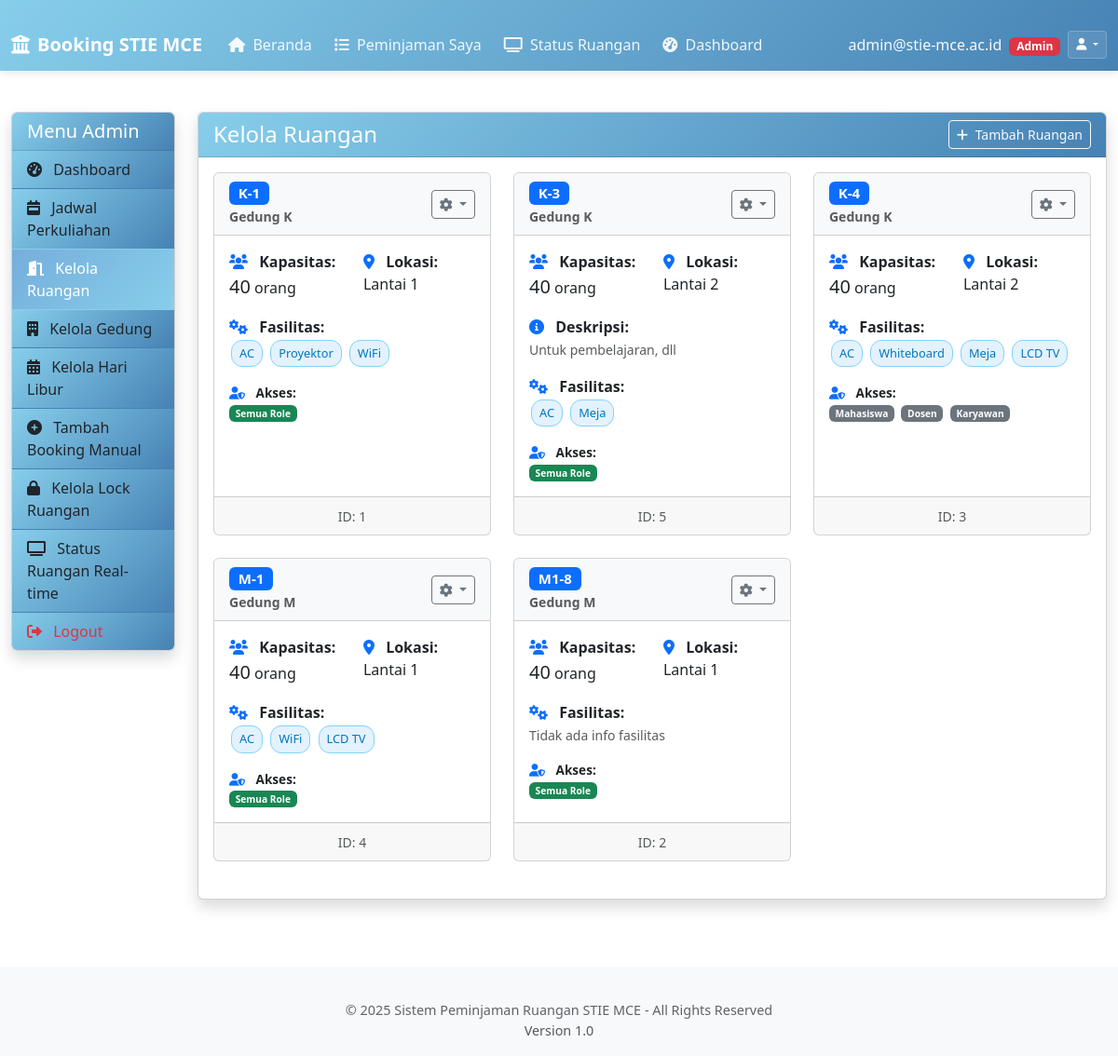
Page /admin/rooms.php (signed in) on the committed database.
### tables this page shows
CREATE TABLE `tbl_ruang` (
  `id_ruang` int(11) NOT NULL,
  `id_gedung` int(11) NOT NULL,
  `nama_ruang` varchar(100) NOT NULL,
  `kapasitas` int(11) NOT NULL,
  `lokasi` varchar(50) NOT NULL,
  `fasilitas` text DEFAULT NULL COMMENT 'Daftar fasilitas ruangan',
  `allowed_roles` set('admin','mahasiswa','dosen','karyawan') DEFAULT 'admin,mahasiswa,dosen,karyawan' COMMENT 'Role yang boleh booking ruangan ini',
  `description` text DEFAULT NULL COMMENT 'Deskripsi ruangan'
);

CREATE TABLE `tbl_gedung` (
  `id_gedung` int(11) NOT NULL,
  `nama_gedung` varchar(100) NOT NULL,
  `deskripsi` varchar(200) NOT NULL,
  `created_at` timestamp NOT NULL DEFAULT current_timestamp(),
  `updated_at` timestamp NOT NULL DEFAULT current_timestamp() ON UPDATE current_timestamp()
);

### functions.php (called while the page is built, shortened)
<?php
function getRoomFacilities($conn, $roomId) {
    try {
        $stmt = $conn->prepare("SELECT fasilitas FROM tbl_ruang WHERE id_ruang = ?");
        $stmt->execute([$roomId]);
        $result = $stmt->fetchColumn();
        if ($result) {
            $facilities = json_decode($result, true);
            return is_array($facilities) ? $facilities : [];
        }
        return [];
    } catch (PDOException $e) {
        return [];
    }
}
?>

### admin/rooms.php (the view, shortened to what this page needs)
<?php
require_once '../config.php';
require_once '../functions.php';
$stmt = $conn->prepare("SELECT r.*, g.nama_gedung FROM tbl_ruang r
                       JOIN tbl_gedung g ON r.id_gedung = g.id_gedung
                       ORDER BY g.nama_gedung, r.nama_ruang");
$stmt->execute();
$rooms = $stmt->fetchAll();
?>
<!DOCTYPE html>
<html lang="id">
<head>
    <link rel="stylesheet" href="../style.css">
    <link rel="stylesheet" href="https://cdnjs.cloudflare.com/ajax/libs/font-awesome/6.0.0/css/all.min.css">
    <link rel="stylesheet" href="https://cdn.jsdelivr.net/npm/bootstrap@5.3.0/dist/css/bootstrap.min.css">
</head>
<body class="admin-theme">
    <header>
        <?php include '../header.php'; ?>
    </header>
    <div class="container-fluid mt-4">
        <div class="row">
            <div class="col-md-3 col-lg-2">
                <div class="card shadow mb-4">
                    <div class="card-header bg-primary text-white">
                        <h5 class="mb-0">Menu Admin</h5>
                    </div>
                    <div class="list-group list-group-flush">
                        <a href="admin-dashboard.php" class="list-group-item list-group-item-action">
                            <i class="fas fa-tachometer-alt me-2"></i> Dashboard
                        </a>
                        <a href="recurring_schedules.php" class="list-group-item list-group-item-action">
                            <i class="fas fa-calendar-week me-2"></i> Jadwal Perkuliahan
                        </a>
                        <a href="rooms.php" class="list-group-item list-group-item-action active">
                            <i class="fas fa-door-open me-2"></i> Kelola Ruangan
                        </a>
                        <a href="buildings.php" class="list-group-item list-group-item-action">
                            <i class="fas fa-building me-2"></i> Kelola Gedung
                        </a>
                        <a href="holidays.php" class="list-group-item list-group-item-action">
                            <i class="fas fa-calendar-alt me-2"></i> Kelola Hari Libur
                        </a>
                        <a href="admin_add_booking.php" class="list-group-item list-group-item-action">
                            <i class="fas fa-plus-circle me-2"></i> Tambah Booking Manual
                        </a>
                        <a href="rooms_locks.php" class="list-group-item list-group-item-action">
                            <i class="fas fa-lock me-2"></i> Kelola Lock Ruangan
                        </a>
                        <a href="room_status.php" class="list-group-item list-group-item-action">
                            <i class="fas fa-tv me-2"></i> Status Ruangan Real-time
                        </a>
                        <a href="../logout.php" class="list-group-item list-group-item-action text-danger">
                            <i class="fas fa-sign-out-alt me-2"></i> Logout
                        </a>
                    </div>
                </div>
            </div>
            <div class="col-md-9 col-lg-10">
                <div class="card shadow mb-4">
                    <div class="card-header bg-primary text-white d-flex justify-content-between align-items-center">
                        <h4 class="mb-0">Kelola Ruangan</h4>
                        <button type="button" class="btn btn-sm btn-outline-light" data-bs-toggle="modal" data-bs-target="#addRoomModal">
                            <i class="fas fa-plus me-1"></i> Tambah Ruangan
                        </button>
                    </div>
                    <div class="card-body">
                        <div class="row">
                            <?php if (count($rooms) > 0): ?>
                                <?php foreach ($rooms as $room): ?>
                                    <?php
                                    $facilities = getRoomFacilities($conn, $room['id_ruang']);
                                    $allowedRoles = explode(',', $room['allowed_roles']);
                                    ?>
                                    <div class="col-lg-6 col-xl-4 mb-4">
                                        <div class="card room-card h-100">
                                            <div class="card-header bg-light d-flex justify-content-between align-items-center">
                                                <div>
                                                    <h5 class="mb-0">
                                                        <span class="badge bg-primary"><?= htmlspecialchars($room['nama_ruang']) ?></span>
                                                    </h5>
                                                    <small class="text-muted"><?= htmlspecialchars($room['nama_gedung']) ?></small>
                                                </div>
                                                <div class="dropdown">
                                                    <button class="btn btn-sm btn-outline-secondary dropdown-toggle" type="button" data-bs-toggle="dropdown">
                                                        <i class="fas fa-cog"></i>
                                                    </button>
                                                </div>
                                            </div>
                                            <div class="card-body">
                                                <div class="row mb-3">
                                                    <div class="col-6">
                                                        <i class="fas fa-users text-primary me-2"></i>
                                                        <strong>Kapasitas:</strong><br>
                                                        <span class="fs-5"><?= $room['kapasitas'] ?></span> orang
                                                    </div>
                                                    <div class="col-6">
                                                        <i class="fas fa-map-marker-alt text-primary me-2"></i>
                                                        <strong>Lokasi:</strong><br>
                                                        <?= htmlspecialchars($room['lokasi']) ?>
                                                    </div>
                                                </div>
                                                <?php if (!empty($room['description'])): ?>
                                                    <div class="mb-3">
                                                        <i class="fas fa-info-circle text-primary me-2"></i>
                                                        <strong>Deskripsi:</strong><br>
                                                        <small class="text-muted"><?= htmlspecialchars($room['description']) ?></small>
                                                    </div>
                                                <?php endif; ?>
                                                <div class="mb-3">
                                                    <i class="fas fa-cogs text-primary me-2"></i>
                                                    <strong>Fasilitas:</strong><br>
                                                    <?php if (!empty($facilities)): ?>
                                                        <?php foreach ($facilities as $facility): ?>
                                                            <span class="facility-badge facility-item"><?= htmlspecialchars($facility) ?></span>
                                                        <?php endforeach; ?>
                                                    <?php else: ?>
                                                        <small class="text-muted">Tidak ada info fasilitas</small>
                                                    <?php endif; ?>
                                                </div>
                                                <div class="role-restriction">
                                                    <i class="fas fa-user-shield text-primary me-2"></i>
                                                    <strong>Akses:</strong><br>
                                                    <?php if (count($allowedRoles) >= 4): ?>
                                                        <span class="badge bg-success">Semua Role</span>
                                                    <?php else: ?>
                                                        <?php foreach ($allowedRoles as $role): ?>
                                                            <span class="badge bg-secondary me-1"><?= ucfirst(trim($role)) ?></span>
                                                        <?php endforeach; ?>
                                                    <?php endif; ?>
                                                </div>
                                            </div>
                                            <div class="card-footer text-center">
                                                <small class="text-muted">ID: <?= $room['id_ruang'] ?></small>
                                            </div>
                                        </div>
                                    </div>
                                <?php endforeach; ?>
                            <?php endif; ?>
                        </div>
                    </div>
                </div>
            </div>
        </div>
    </div>
    <footer class="mt-5 py-3 bg-light">
        <?php include '../footer.php'; ?>
    </footer>
</body>
</html>

### style.css (style rules this page uses)
:root { --primary-color: #1a73e8; --secondary-color: #4285f4; --success-color: #0f9d58; --warning-color: #f4b400; --danger-color: #db4437; --light-color: #f8f9fa; --dark-color: #202124; --gray-color: #5f6368; }
html, body { overflow-x: hidden; width: 100%; max-width: 100vw; scroll-behavior: smooth; }
body { font-family: 'Roboto', 'Segoe UI', Arial, sans-serif; background-color: #f5f5f5; color: #333; padding-top: 76px; }
.admin-theme { --primary-color: #87ceeb; --secondary-color: #b0e0e6; --accent-color: #4682b4; --bg-gradient: linear-gradient(135deg, #e6f3ff, #b3d9ff); --card-bg: rgba(176, 224, 230, 0.1); --border-color: #87ceeb; }
.admin-theme .card-header.bg-primary { background: linear-gradient(135deg, #87ceeb, #4682b4) !important; }
.admin-theme .list-group-item { background: linear-gradient(135deg, #87ceeb, #4682b4); border-color: #4682b4; }
.admin-theme .list-group-item.active { background: linear-gradient(135deg, #76aedb, #87ceeb); border-color: #87ceeb; }
.main-content, .dashboard-container, .container, .container-fluid { margin-top: 0; padding-top: 20px; max-width: 100%; overflow-x: hidden; }
.card { border: none; border-radius: 10px; overflow: hidden; transition: all 0.3s ease; }
.card-header { font-weight: 600; border-bottom: none; }
.btn { border-radius: 6px; padding: 8px 16px; font-weight: 500; transition: all 0.3s ease; }
.badge { padding: 5px 8px; font-weight: 500; border-radius: 4px; }
footer { background-color: var(--light-color); color: var(--gray-color); text-align: center; font-size: 0.9rem; margin-top: 3rem; padding: 2rem 0; }

### admin/rooms.php (style rules this page uses)
.facility-item { display: inline-block; margin: 2px; }
.facility-badge { background-color: #e3f2fd; color: #0277bd; padding: 4px 8px; border-radius: 12px; font-size: 0.8rem; border: 1px solid #81d4fa; }
.role-restriction { font-size: 0.85rem; }
.room-card { transition: all 0.3s ease; }

### rows in the picture
tbl_ruang: nama_ruang "K-1", id_gedung.nama_gedung "Gedung K", kapasitas "40", lokasi "Lantai 1", facility "AC", facility "Proyektor", facility "WiFi", shows "Semua Role", id_ruang "1"
tbl_ruang: nama_ruang "K-3", id_gedung.nama_gedung "Gedung K", kapasitas "40", lokasi "Lantai 2", description "Untuk pembelajaran, dll", facility "AC", facility "Meja", shows "Semua Role", id_ruang "5"
tbl_ruang: nama_ruang "K-4", id_gedung.nama_gedung "Gedung K", kapasitas "40", lokasi "Lantai 2", facility "AC", facility "Whiteboard", facility "Meja", facility "LCD TV", allowed_roles "Mahasiswa", allowed_roles "Dosen", allowed_roles "Karyawan", id_ruang "3"
tbl_ruang: nama_ruang "M-1", id_gedung.nama_gedung "Gedung M", kapasitas "40", lokasi "Lantai 1", facility "AC", facility "WiFi", facility "LCD TV", shows "Semua Role", id_ruang "4"
tbl_ruang: nama_ruang "M1-8", id_gedung.nama_gedung "Gedung M", kapasitas "40", lokasi "Lantai 1", shows "Tidak ada info fasilitas", shows "Semua Role", id_ruang "2"

### other values in the picture
$userDisplayName "admin@stie-mce.ac.id"
$userRole "Admin"
$config['site_name'] "Sistem Peminjaman Ruangan STIE MCE"
